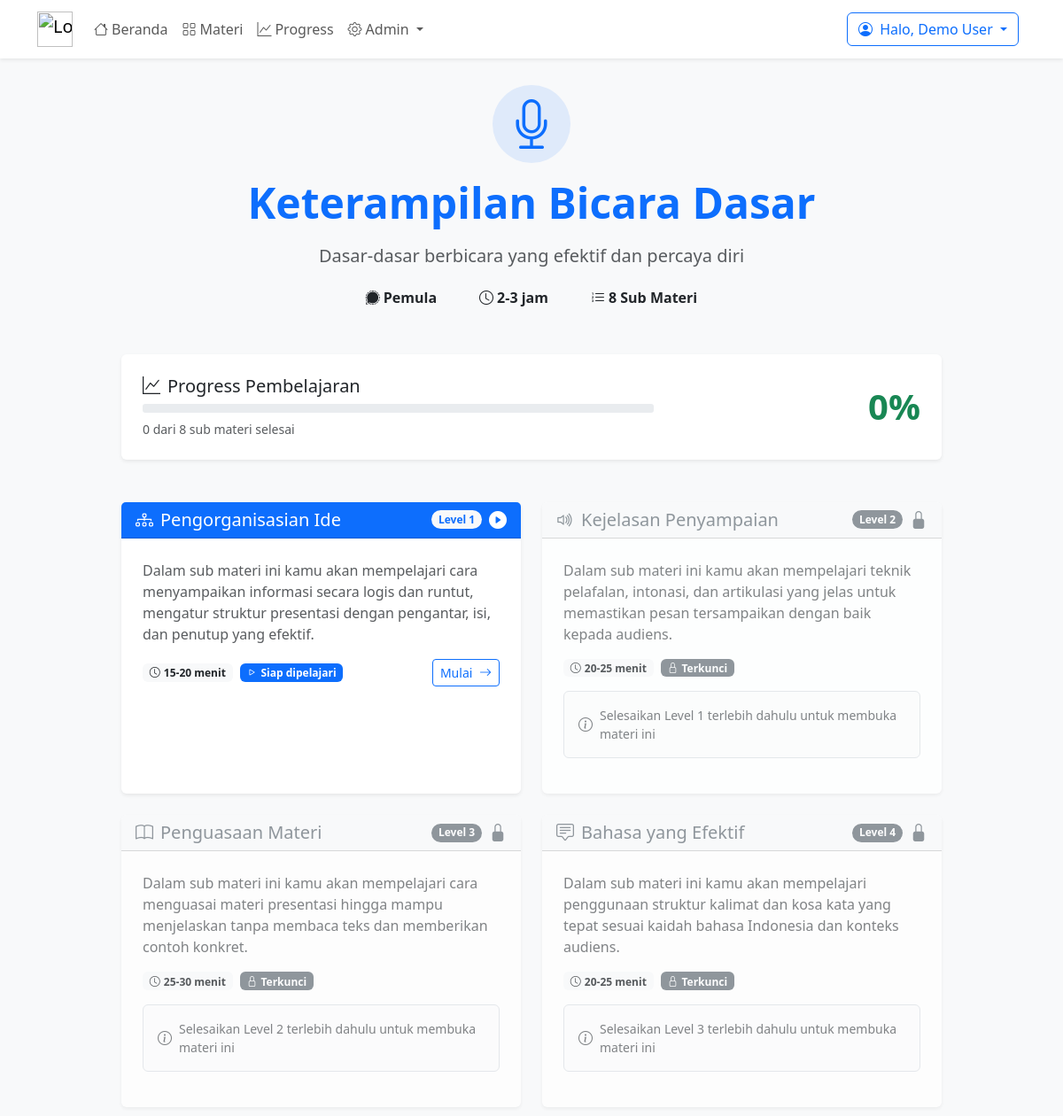
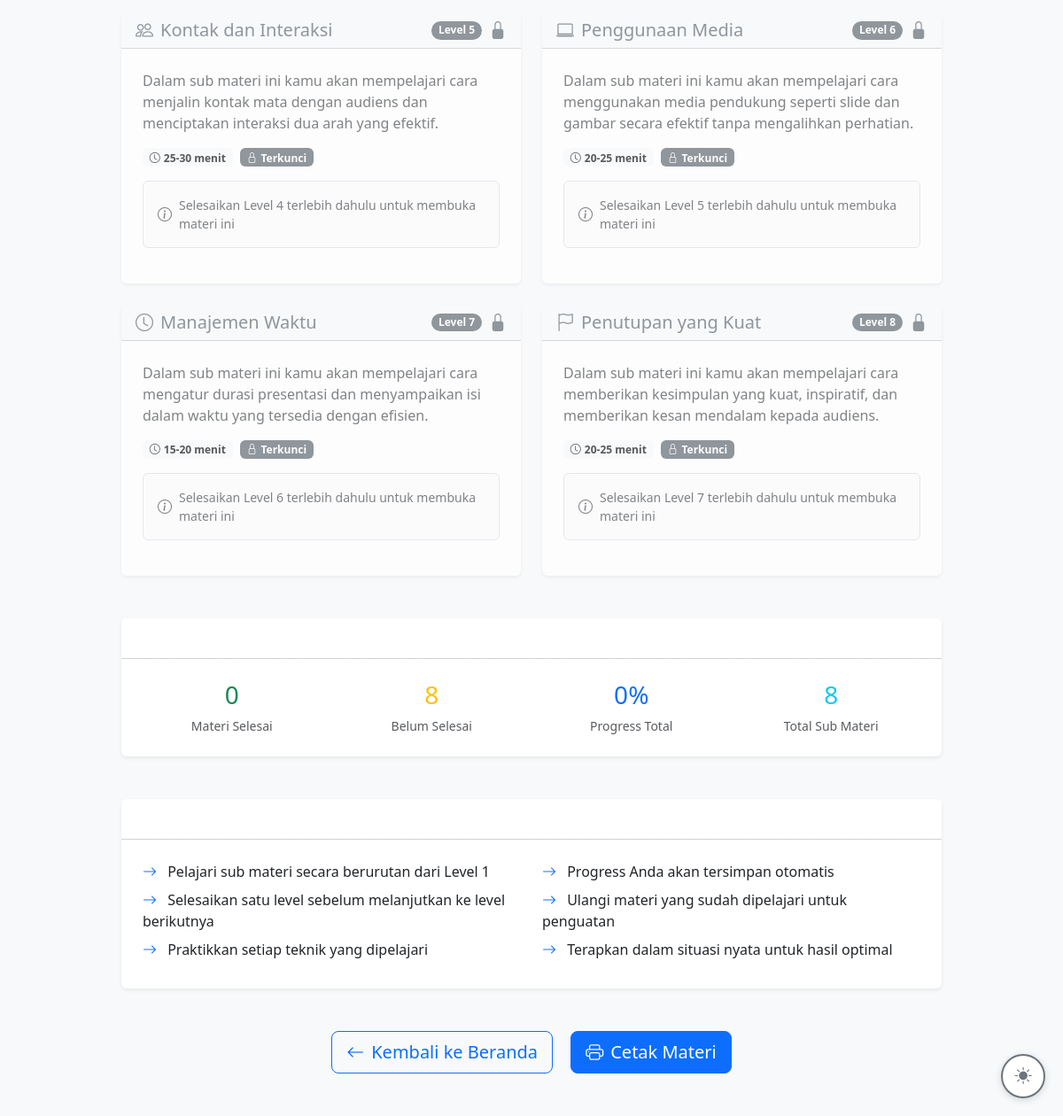
The page /pages/material.php?material_key=keterampilan-bicara (signed in) on the database its author committed (2 pictures, top to bottom).
### tables this page shows
CREATE TABLE `materials` (
  `id` int(11) NOT NULL,
  `material_key` varchar(50) NOT NULL,
  `name` varchar(100) NOT NULL,
  `description` text DEFAULT NULL,
  `icon` varchar(50) DEFAULT NULL,
  `difficulty` enum('Pemula','Menengah','Lanjutan') DEFAULT 'Pemula',
  `duration` varchar(20) DEFAULT NULL,
  `is_active` tinyint(1) DEFAULT 1,
  `created_at` timestamp NOT NULL DEFAULT current_timestamp(),
  `deleted_at` timestamp NULL DEFAULT NULL
);

CREATE TABLE `submaterials` (
  `id` int(11) NOT NULL,
  `material_key` varchar(50) NOT NULL,
  `submaterial_key` varchar(50) NOT NULL,
  `title` varchar(200) NOT NULL,
  `description` text DEFAULT NULL,
  `level` int(11) DEFAULT 1,
  `icon` varchar(50) DEFAULT 'bi-circle',
  `duration` varchar(20) DEFAULT NULL,
  `is_active` tinyint(1) DEFAULT 1,
  `sort_order` int(11) DEFAULT 0,
  `created_at` timestamp NOT NULL DEFAULT current_timestamp(),
  `deleted_at` timestamp NULL DEFAULT NULL
);

### pages/material.php (the view, shortened to what the rows shown need)
<link rel="stylesheet" href="<?php echo $basePath; ?>assets/css/materials.css">
<?php
include __DIR__ . '/../includes/functions.php';
$materialKey = $_GET['material_key'] ?? $_GET['material_id'] ?? $_GET['material'] ?? null;
$progressId = $_GET['progress_id'] ?? $_SESSION['progress_id'] ?? null;
$currentUser = getCurrentUser();
$userId = $currentUser ? $currentUser['user_id'] : null;
$materialInfo = getMaterialInfo($materialKey);
$submaterials = getSubmaterials($materialKey, $userId, $progressId);
$totalCount = count($submaterials);
include __DIR__ . '/../includes/header.php';
?>
<div class="container py-5 mt-5">
    <div class="row justify-content-center">
        <div class="col-lg-10">
            <div class="text-center mb-5" data-aos="fade-up">
                <div class="d-inline-block p-3 bg-primary bg-opacity-10 rounded-circle mb-3">
                    <i class="<?php echo e($materialInfo['icon']); ?> display-4 text-primary"></i>
                </div>
                <h1 class="display-5 fw-bold text-primary mb-3"><?php echo e($materialInfo['name']); ?></h1>
                <p class="lead text-muted"><?php echo e($materialInfo['description']); ?></p>
                <div class="d-flex justify-content-center gap-3 mt-3">
                    <span class="badge bg-light text-dark fs-6 px-3 py-2">
                        <i class="bi bi-signal me-1"></i><?php echo e($materialInfo['difficulty']); ?>
                    </span>
                    <span class="badge bg-light text-dark fs-6 px-3 py-2">
                        <i class="bi bi-clock me-1"></i><?php echo e($materialInfo['duration']); ?>
                    </span>
                    <span class="badge bg-light text-dark fs-6 px-3 py-2">
                        <i class="bi bi-list-ol me-1"></i><?php echo $totalCount; ?> Sub Materi
                    </span>
                </div>
            </div>
            <div class="row g-4">
                <?php
                $delay = 200;
                foreach ($submaterials as $index => $submaterial):
                    $isLocked = false;
                    $canAccess = true;
                    if ($submaterial['level'] > 1) {
                        $prevCompleted = false;
                        if (!$prevCompleted) {
                            $isLocked = true;
                            $canAccess = false;
                        }
                    }
                    $cardClass = 'h-100 border-0 shadow-sm';
                    if ($isLocked) {
                        $cardClass .= ' opacity-75';
                    } else {
                        $cardClass .= ' hover-card';
                    }
                    if ($submaterial['is_completed']) {
                        $headerClass = 'bg-success text-white';
                        $statusIcon = 'bi-check-circle-fill';
                    } elseif ($isLocked) {
                        $headerClass = 'bg-light text-muted';
                        $statusIcon = 'bi-lock-fill';
                    } else {
                        $headerClass = 'bg-primary text-white';
                        $statusIcon = 'bi-play-circle-fill';
                    }
                ?>
                    <div class="col-lg-6" data-aos="fade-up" data-aos-delay="<?php echo $delay; ?>">
                        <div class="card <?php echo $cardClass; ?>">
                            <?php if ($canAccess): ?>
                                <a href="submaterial.php?material_key=<?php echo urlencode($materialKey); ?>&sub=<?php echo urlencode($submaterial['submaterial_key']); ?><?php echo ($progressId ? '&progress_id=' . urlencode($progressId) : ''); ?>"
                                   class="text-decoration-none">
                            <?php endif; ?>
                                <div class="card-header <?php echo $headerClass; ?> d-flex justify-content-between align-items-center">
                                    <h5 class="mb-0 d-flex align-items-center">
                                        <i class="<?php echo e($submaterial['icon']); ?> me-2"></i>
                                        <?php echo e($submaterial['title']); ?>
                                    </h5>
                                    <div class="d-flex align-items-center gap-2">
                                        <span class="badge <?php echo $submaterial['is_completed'] ? 'bg-light text-success' : ($isLocked ? 'bg-secondary' : 'bg-light text-primary'); ?> rounded-pill">
                                            Level <?php echo $submaterial['level']; ?>
                                        </span>
                                        <i class="<?php echo $statusIcon; ?> fs-5"></i>
                                    </div>
                                </div>
                                <div class="card-body p-4">
                                    <p class="text-muted mb-3"><?php echo e($submaterial['description']); ?></p>
                                    <div class="d-flex justify-content-between align-items-center mb-3">
                                        <div class="d-flex gap-2 flex-wrap">
                                            <?php if ($submaterial['duration']): ?>
                                                <span class="badge bg-light text-dark">
                                                    <i class="bi bi-clock me-1"></i><?php echo e($submaterial['duration']); ?>
                                                </span>
                                            <?php endif; ?>
                                            <?php if ($submaterial['is_completed']): ?>
                                                <span class="badge bg-success">
                                                    <i class="bi bi-check-circle me-1"></i>Selesai
                                                </span>
                                            <?php elseif ($isLocked): ?>
                                                <span class="badge bg-secondary">
                                                    <i class="bi bi-lock me-1"></i>Terkunci
                                                </span>
                                            <?php else: ?>
                                                <span class="badge bg-primary">
                                                    <i class="bi bi-play me-1"></i>Siap dipelajari
                                                </span>
                                            <?php endif; ?>
                                        </div>
                                        <?php if ($canAccess): ?>
                                            <span class="btn btn-sm <?php echo $submaterial['is_completed'] ? 'btn-outline-success' : 'btn-outline-primary'; ?>">
                                                <?php echo $submaterial['is_completed'] ? 'Ulangi' : 'Mulai'; ?>
                                                <i class="bi bi-arrow-right ms-1"></i>
                                            </span>
                                        <?php endif; ?>
                                    </div>
                                    <?php if ($isLocked): ?>
                                        <div class="alert alert-light border d-flex align-items-center" role="alert">
                                            <i class="bi bi-info-circle me-2 text-muted"></i>
                                            <small class="text-muted mb-0">
                                                Selesaikan Level <?php echo $submaterial['level'] - 1; ?> terlebih dahulu untuk membuka materi ini
                                            </small>
                                        </div>
                                    <?php endif; ?>
                                </div>
                            <?php if ($canAccess): ?>
                                </a>
                            <?php endif; ?>
                        </div>
                    </div>
                <?php
                    $delay += 100;
                endforeach;
                ?>
            </div>
        </div>
    </div>
</div>
<?php include '../includes/footer.php'; ?>

### rows shown on the page
materials: name "Keterampilan Bicara Dasar", description "Dasar-dasar berbicara yang efektif dan percaya diri", difficulty "Pemula", duration "2-3 jam"
submaterials: title "Pengorganisasian Ide", level "1", description "Dalam sub materi ini kamu akan mempelajari cara menyampaikan informasi secara logis dan runtut, mengatur struktur presentasi dengan pengantar, isi, dan penutup yang efektif.", duration "15-20 menit", shows "Siap dipelajari", shows "Mulai"
submaterials: title "Kejelasan Penyampaian", level "2", description "Dalam sub materi ini kamu akan mempelajari teknik pelafalan, intonasi, dan artikulasi yang jelas untuk memastikan pesan tersampaikan dengan baik kepada audiens.", duration "20-25 menit", shows "Terkunci", $submaterial['level']-1 "1"
submaterials: title "Penguasaan Materi", level "3", description "Dalam sub materi ini kamu akan mempelajari cara menguasai materi presentasi hingga mampu menjelaskan tanpa membaca teks dan memberikan contoh konkret.", duration "25-30 menit", shows "Terkunci", $submaterial['level']-1 "2"
submaterials: title "Bahasa yang Efektif", level "4", description "Dalam sub materi ini kamu akan mempelajari penggunaan struktur kalimat dan kosa kata yang tepat sesuai kaidah bahasa Indonesia dan konteks audiens.", duration "20-25 menit", shows "Terkunci", $submaterial['level']-1 "3"
submaterials: title "Kontak dan Interaksi", level "5", description "Dalam sub materi ini kamu akan mempelajari cara menjalin kontak mata dengan audiens dan menciptakan interaksi dua arah yang efektif.", duration "25-30 menit", shows "Terkunci", $submaterial['level']-1 "4"
submaterials: title "Penggunaan Media", level "6", description "Dalam sub materi ini kamu akan mempelajari cara menggunakan media pendukung seperti slide dan gambar secara efektif tanpa mengalihkan perhatian.", duration "20-25 menit", shows "Terkunci", $submaterial['level']-1 "5"
submaterials: title "Manajemen Waktu", level "7", description "Dalam sub materi ini kamu akan mempelajari cara mengatur durasi presentasi dan menyampaikan isi dalam waktu yang tersedia dengan efisien.", duration "15-20 menit", shows "Terkunci", $submaterial['level']-1 "6"
submaterials: title "Penutupan yang Kuat", level "8", description "Dalam sub materi ini kamu akan mempelajari cara memberikan kesimpulan yang kuat, inspiratif, dan memberikan kesan mendalam kepada audiens.", duration "20-25 menit", shows "Terkunci", $submaterial['level']-1 "7"

### other values the page prints
$currentUser['name'] "Demo User"
$totalCount "8"
$completedCount "0"
$progressPercentage "0"
$totalCount - $completedCount "8"
